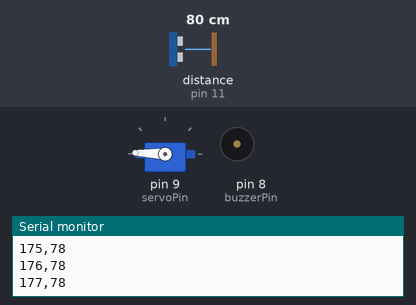
Simulated run of this sketch. Board: Arduino Uno, built with avr-gcc and run on an emulated ATmega328P. On the bench: servo, buzzer (waves = sounding, pin HIGH), the last lines printed to the serial monitor. Wiring (inferred from the names in the program): ultrasonic range finder: trigger pin 10; echo pin 11. The inputs (shaded band) are chosen by the test bench; at power-on: distance to the obstacle (sensor on pin 11) 80 cm. The echo pulse lasts 58.3 µs per cm; pins used as bus, display or sensor lines are not drawn.

Above: at 1.7 s.
1.8 s: distance to the obstacle (sensor on pin 11) set to 9 cm
At 2.24 s:
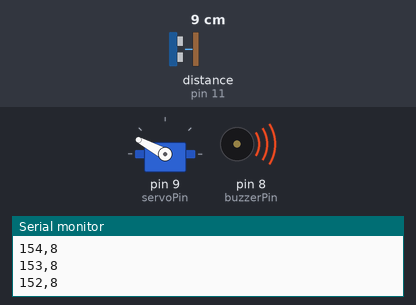
4.8 s: distance to the obstacle (sensor on pin 11) set to 35 cm
At 5.02 s:
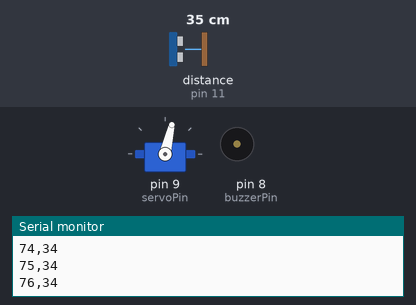
10.8 s: distance to the obstacle (sensor on pin 11) set to 18 cm
At 11.14 s:
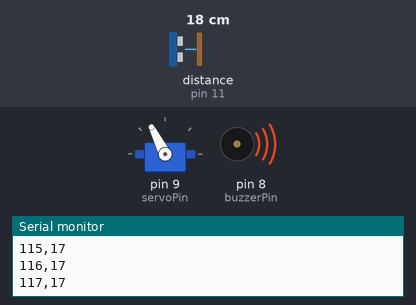
Timing chart, 0 to 19.8 s (numbered marks = the images above; inputs shaded):
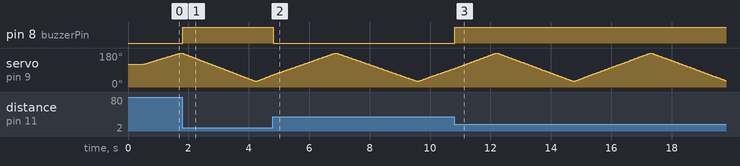

Measured:
- after the input at 1.8 s, pin 8 (buzzerPin): LOW → HIGH at once
- after the input at 4.8 s, pin 8 (buzzerPin): HIGH → LOW at once
- after the input at 10.8 s, pin 8 (buzzerPin): LOW → HIGH at once

The sketch:

Ultrasonic_Radar_11.ino
```cpp
#include <Servo.h>

// Pin assignments
const int servoPin = 9;    // Servo control signal
const int trigPin = 10;    // HC-SR04 Trigger pin
const int echoPin = 11;    // HC-SR04 Echo pin
const int buzzerPin = 8;   // Buzzer for proximity alert

// Configuration parameters
const int threshold = 20;       // Distance threshold in centimeters for buzzer activation
const int movementDelay = 15;   // Delay (in ms) between servo increments for smooth motion

// Calibrated center position
// Adjust this value if the physical center is not achieved at a command of 90°
// For example, if a command of 90° is too far right, try increasing this value (e.g., 100)
const int servoCenter = 120;

// Sweep extents relative to the calibrated center.
// Here we are aiming for a sweep of 90° to the right and 90° to the left.
const int sweepAngle = 90;
// Calculate limits ensuring the servo stays within 0° to 180°
const int rightLimit = min(servoCenter + sweepAngle, 180);
const int leftLimit  = max(servoCenter - sweepAngle, 0);

Servo myServo;
bool initialScan = true;

void setup() {
  // Attach the servo and move it to the calibrated center.
  myServo.attach(servoPin);
  myServo.write(servoCenter);
  delay(500);  // Allow time to settle at the center

  // Set up pins for the ultrasonic sensor and buzzer
  pinMode(trigPin, OUTPUT);
  pinMode(echoPin, INPUT);
  pinMode(buzzerPin, OUTPUT);

  // Begin Serial communication
  Serial.begin(9600);
}

void loop() {
  // First, move from the calibrated center to the right limit.
  if (initialScan) {
    for (int angle = servoCenter; angle <= rightLimit; angle++) {
      sweepAndMeasure(angle);
    }
    initialScan = false;
  }

  // Continuous scanning:
  // Sweep from right limit to left limit (simulate a radar sweep)
  for (int angle = rightLimit; angle >= leftLimit; angle--) {
    sweepAndMeasure(angle);
  }
  // Then sweep from left limit back to right limit.
  for (int angle = leftLimit; angle <= rightLimit; angle++) {
    sweepAndMeasure(angle);
  }
}

// Function to move the servo to a given angle, read the distance, control the buzzer, and output via Serial.
void sweepAndMeasure(int angle) {
  myServo.write(angle);
  delay(movementDelay);

  int distance = readDistance();

  // Activate the buzzer when an object is within the threshold distance.
  if (distance > 0 && distance < threshold) {
    digitalWrite(buzzerPin, HIGH);
  } else {
    digitalWrite(buzzerPin, LOW);
  }

  // Send the angle and distance as a comma-separated string.
  Serial.print(angle);
  Serial.print(",");
  Serial.println(distance);
}

// Function to trigger the ultrasonic sensor and calculate the distance (in centimeters)
int readDistance() {
  // Ensure a clean pulse
  digitalWrite(trigPin, LOW);
  delayMicroseconds(2);
  digitalWrite(trigPin, HIGH);
  delayMicroseconds(10);
  digitalWrite(trigPin, LOW);

  // Read the echo pulse (with a timeout for safety)
  long duration = pulseIn(echoPin, HIGH, 30000);

  // Convert the pulse duration to distance (speed of sound ≈ 0.034 cm/µs)
  int distance = duration * 0.034 / 2;

  return distance;
}
```
